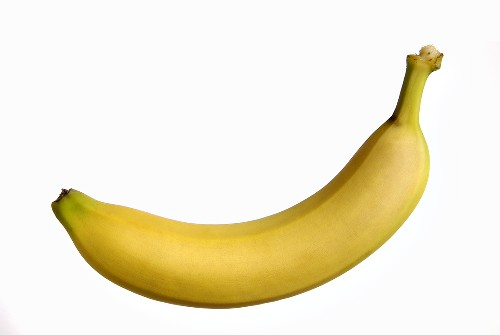
#> input picture OpenCV/banana.jpg, 500 x 335 px, found by its file name
$ python EdgeDetection_1.py   (Python 2 division)   (older library calls are emulated)
#> lines starting #> are read from the running program, lines starting #| are printed output that depends on the picture; after the words box and inside, x2 and y2 are one past the last pixel; in counts of white or black regions, pixels touching at a corner belong together
import cv2
import numpy as np
from matplotlib import pyplot as plt

orig = cv2.imread('banana.jpg')
#> orig is the input picture: shape (335, 500, 3); mean B, G, R 211.5, 234.7, 241.4

img = cv2.imread('banana.jpg') #import image object with name 'img'
cv2.imshow('image',img)
cv2.waitKey(0)

img = cv2.cvtColor(img, cv2.COLOR_BGR2GRAY) #convert to grayscale
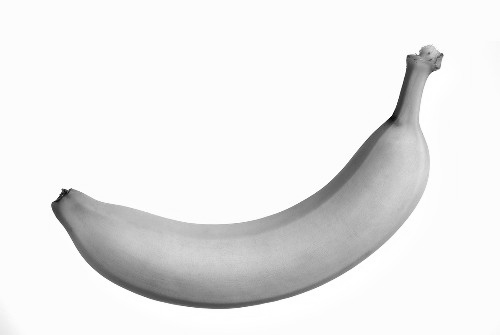
#> img: shape (335, 500); min 5, max 255, mean 234.1
cv2.imshow('image',img)
cv2.waitKey(0)

img = cv2.GaussianBlur(img, (3,3),0) #blur image to reduce insignificant edges
cv2.imshow('image',img)
cv2.waitKey(0)

img = cv2.Canny(img,40,150) #run canny edge detector
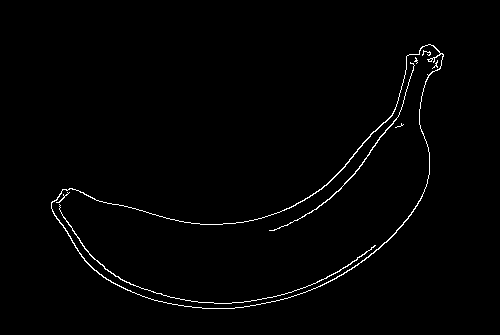
#> img: shape (335, 500); 1.3% white in thin lines or dots, all inside (x1, y1, x2, y2) = (51, 44, 444, 309)
cv2.imshow('image',img)
cv2.waitKey(0)

img2, c, h = cv2.findContours(img,cv2.RETR_TREE,cv2.CHAIN_APPROX_SIMPLE) #get contours and sort
#> c = 10 contours, 6 with area under 20; largest, box (x1, y1, x2, y2) and area: (51, 44, 444, 309) 34574, (51, 44, 444, 309) 34279, (269, 62, 415, 231) 86, (59, 204, 376, 304) 84; h = [[-1, -1, 1, -1], [2, -1, -1, 0], [-1, 1, 3, 0], [4, -1, -1, 2], [5, 3, -1, 2], [6, 4, -1, 2], [7, 5, -1, 2], [8, 6, -1, 2], [9, 7, -1, 2], [-1, 8, -1, 2]]
c = sorted(c, key = cv2.contourArea, reverse = True)[:10]
cnt = c[4]
#> cnt = [[430, 58], [431, 58], [432, 59], [430, 61], [429, 61], [428, 60]]
cv2.drawContours(img,[cnt],0, (0,255,0), 3)
cv2.imshow('image',img)
cv2.waitKey(0)
print cnt
#| [[[430  58]]
#|  [[431  58]]
#|  [[432  59]]
#|  [[430  61]]
#|  [[429  61]]
#|  [[428  60]]]
print len(cnt)
#| 6

for i in range (len(c)):
	cv2.drawContours(img,c,i, (0,255,0), 3)
	cv2.imshow('image',img)
	cv2.waitKey(0)
#> this loop made 10 passes
#> pass 1, `cv2.imshow('image',img)`:
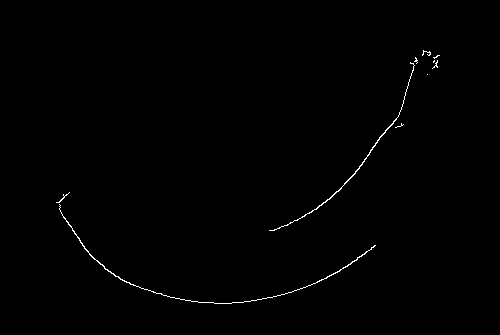
#> window 'image': shape (335, 500); 0.48% white in thin lines or dots, all inside (x1, y1, x2, y2) = (56, 50, 440, 304)
#> after the loop: img: shape (335, 500); every value is 0


cv2.destroyAllWindows()

$ run again, with OpenCV/apple.jpg copied over OpenCV/banana.jpg
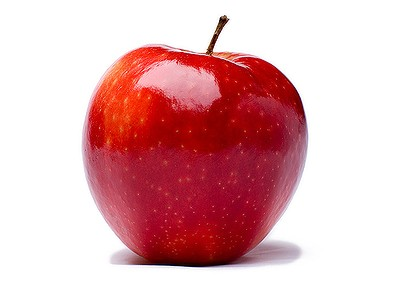
#> input picture OpenCV/apple.jpg, 420 x 288 px, found by its file name
#> orig is the input picture: shape (288, 420, 3); mean B, G, R 184.8, 181.4, 226.3
#> `img = cv2.Canny(img,40,150)`:
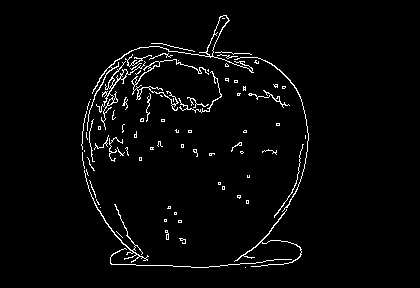
#> img: shape (288, 420); 2.9% white in thin lines or dots, all inside (x1, y1, x2, y2) = (81, 15, 309, 268)
#> `img2, c, h = cv2.findContours(img,cv2.RETR_TREE,cv2.CHAIN_APPROX_SIMPLE)`: c = 130 contours, 117 with area under 20; largest, box (x1, y1, x2, y2) and area: (87, 15, 254, 131) 330, (206, 15, 229, 57) 241, (96, 61, 146, 130) 172, (131, 59, 209, 111) 153, (84, 170, 149, 263) 68; h = 130 rows, first 6: [1, -1, -1, -1], [2, 0, -1, -1], [4, 1, 3, -1], [-1, -1, -1, 2], [5, 2, -1, -1], [8, 4, 6, -1]
#> `c = sorted(c, key = cv2.contourArea, reverse = True)[:10]`: c = 10 contours; largest, box (x1, y1, x2, y2) and area: (87, 15, 254, 131) 330, (206, 15, 229, 57) 241, (96, 61, 146, 130) 172, (131, 59, 209, 111) 153, (84, 170, 149, 263) 68
#> cnt = contour of 245 points, box (x1, y1, x2, y2) (84, 170, 149, 263), area 68
#> (printed output is left out)
#| 245
#> the loop `for i in range (len(c)):` made 10 passes
#> after the loop `for i in range (len(c)):`:
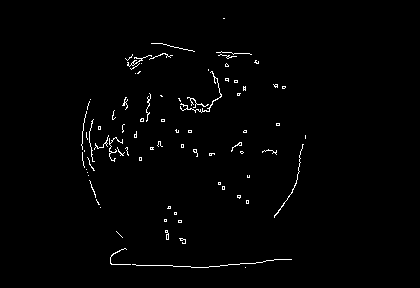
#> img: shape (288, 420); 1.3% white in thin lines or dots, all inside (x1, y1, x2, y2) = (81, 18, 306, 268)
